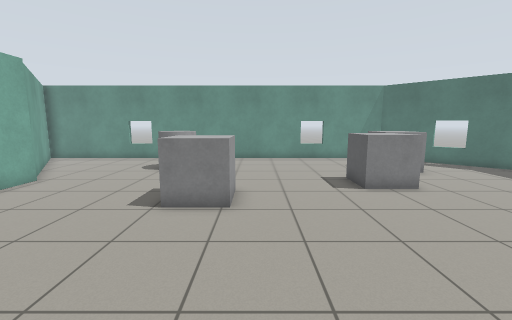
view 1 (above)

21 first-person views from a walk through a robot-simulator world made for Gazebo. The camera is 1.2 m above the floor, tilts 8° down and sees 90° across. The floor is counted in squares, 0.5 m on a side. Each view is taken from the middle of a square. On the plan, view 1 faces up. The plan holds only what a view shows up to about 17 squares ahead; the rest is blank.

view 2
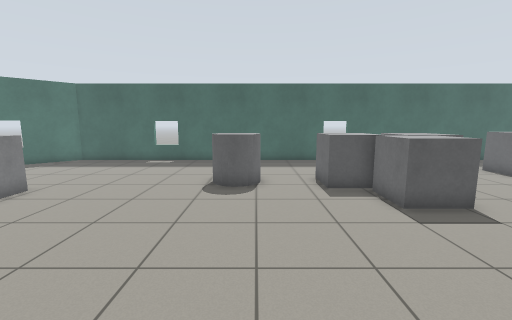

view 3
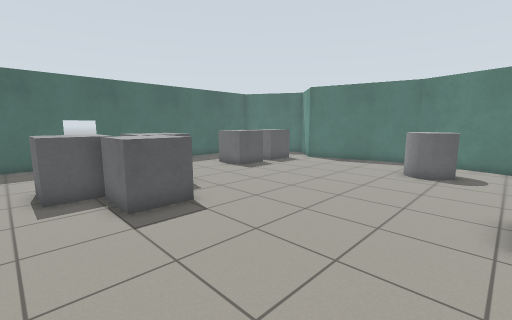

view 4
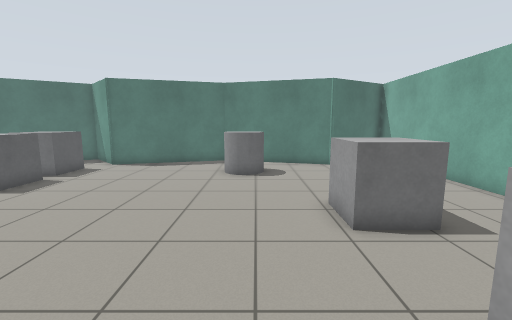

view 5
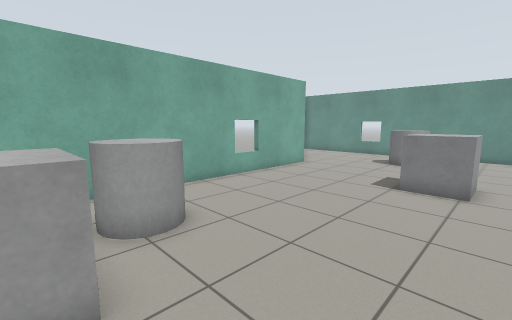

view 6
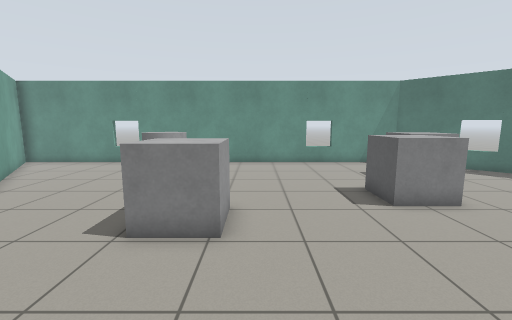

view 7
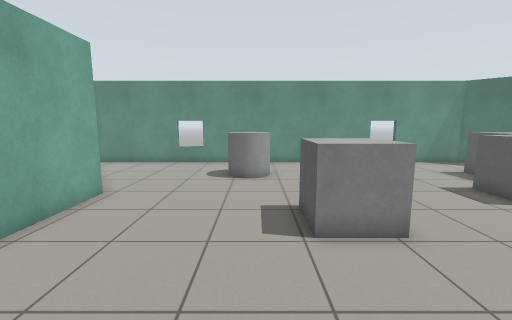

view 8
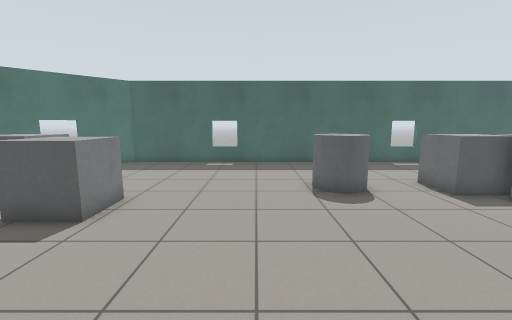

view 9
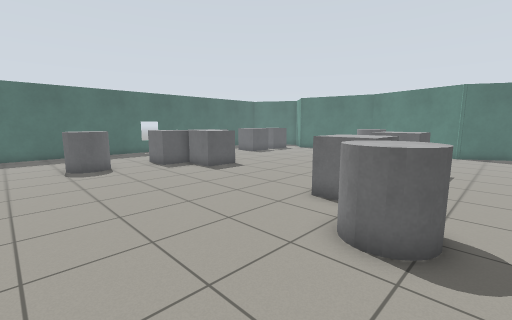

view 10
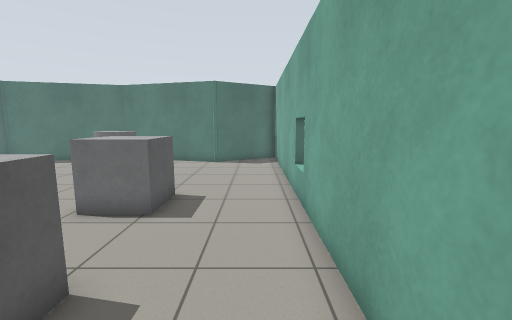

view 11
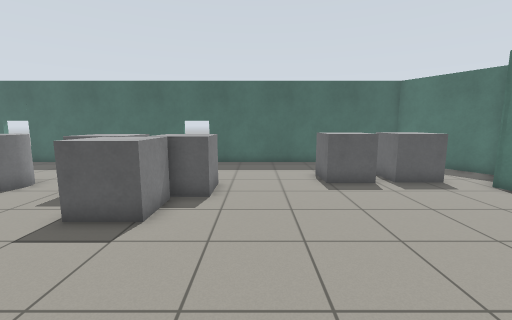

view 12
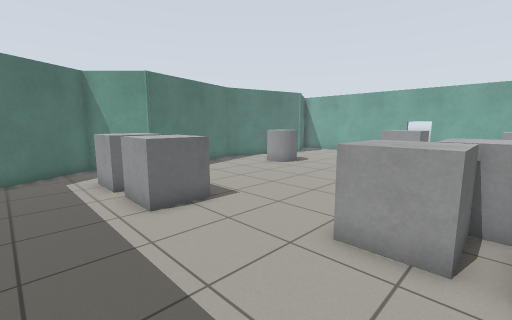

view 13
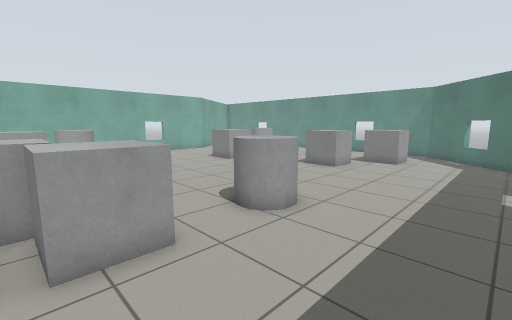

view 14
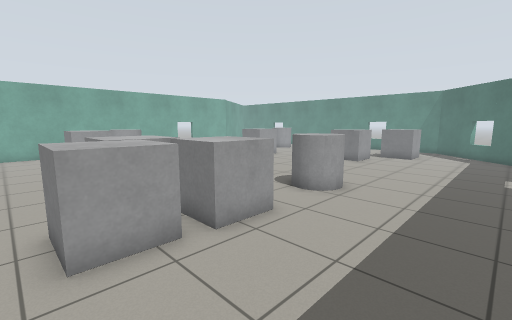

view 15
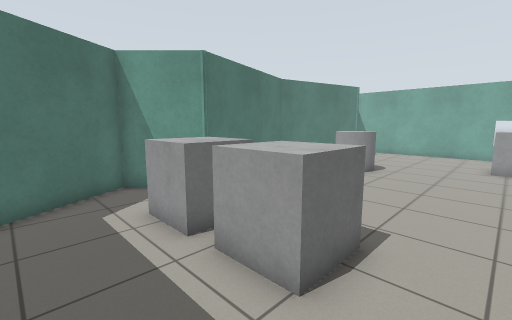

view 16
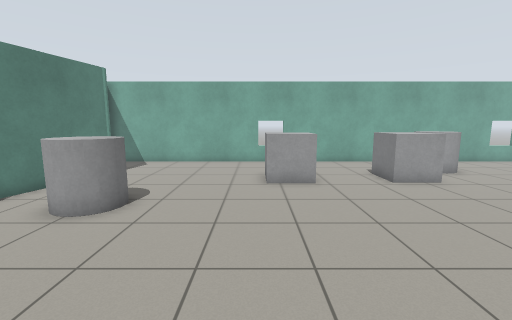

view 17
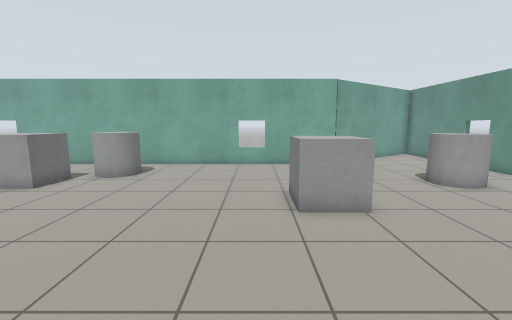

view 18
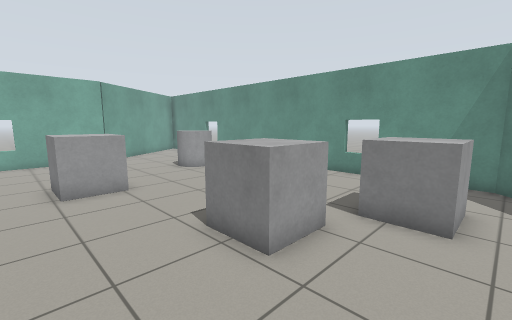

view 19
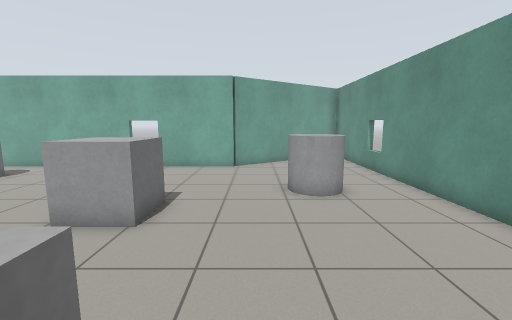

view 20
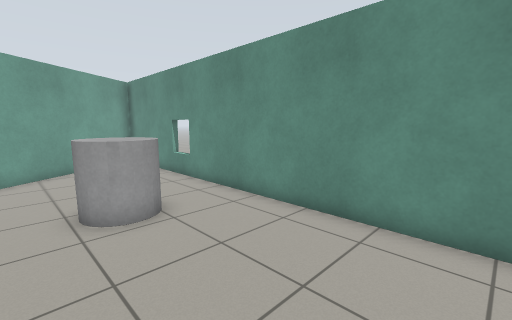

view 21
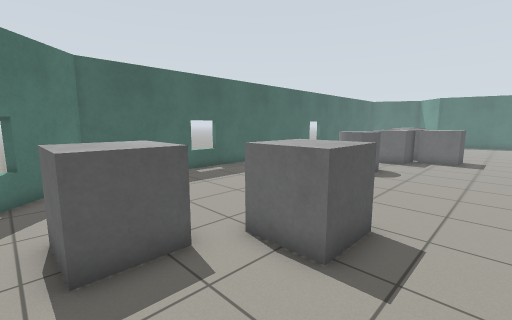

### Floor plan
Points are (right, up) in squares from view 1. A wall is a line through its corners. A room is listed if a view was taken in it or the views show most of it. See-through windows are left out.
Room 1 (views 1, 2, 3, 4, 5, 6, 7, 8, 9, 10, 11, 12, 13, 14, 15, 16, 17, 18, 19, 20, 21)
walls: (-9.4, 10.7) (-9.4, -19); (-8.6, -18.9) (-5.5, -17.1) (1, -18.8) (7.5, -17.1) (9.8, -19.3) (14.1, -16.8) (14.1, 12.7) (8.8, 18.1) (-14.6, 18.1) (-9.5, 10.8)
objects: grey cylinder (-7, -2) to (-5, 0); grey box (-5, -10) to (-3, -8); grey box (-5, -4) to (-3, -2); grey cylinder (-5, 13) to (-3, 15); grey box (-3, 7) to (-1, 9); grey cylinder (-1, -16) to (1, -14); grey box (4, -5) to (6, -3); grey box (4, 9) to (6, 11); grey box (6, -6) to (8, -4); grey box (6, -3) to (8, -2); grey box (6, 13) to (8, 14); grey cylinder (7, 1) to (9, 3); grey box (8, -16) to (10, -14); grey box (8, -13) to (10, -11)

Positions as (right, up) in squares from view 1, and headings:
1: (0, 0), facing up
2: (-3, 1), facing right
3: (-3, -1), facing down-right
4: (-1, -2), facing down
5: (0, -3), facing up-left
6: (0, 2), facing up
7: (-4, 2), facing up
8: (-2, 5), facing right
9: (-8, 5), facing down-right
10: (-8, -1), facing down
11: (-2, -8), facing right
12: (13, -4), facing down-left
13: (13, -4), facing up-left
14: (13, -7), facing up-left
15: (13, -9), facing down-left
16: (7, -10), facing left
17: (6, 6), facing left
18: (9, 6), facing up-left
19: (5, 12), facing left
20: (3, 12), facing up-left
21: (2, 15), facing down-right
